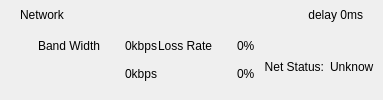
                  <widget class="QWidget" name="widget_network_bg" native="true">
                   <property name="maximumSize">
                    <size>
                     <width>16777215</width>
                     <height>200</height>
                    </size>
                   </property>
                   <layout class="QVBoxLayout" name="verticalLayout_12">
                    <property name="spacing">
                     <number>0</number>
                    </property>
                    <property name="leftMargin">
                     <number>0</number>
                    </property>
                    <property name="topMargin">
                     <number>0</number>
                    </property>
                    <property name="rightMargin">
                     <number>0</number>
                    </property>
                    <property name="bottomMargin">
                     <number>10</number>
                    </property>
                    <item>
                     <widget class="QWidget" name="widget_network_title" native="true">
                      <property name="maximumSize">
                       <size>
                        <width>16777215</width>
                        <height>30</height>
                       </size>
                      </property>
                      <layout class="QHBoxLayout" name="horizontalLayout_10">
                       <property name="spacing">
                        <number>0</number>
                       </property>
                       <property name="leftMargin">
                        <number>20</number>
                       </property>
                       <property name="topMargin">
                        <number>0</number>
                       </property>
                       <property name="rightMargin">
                        <number>20</number>
                       </property>
                       <property name="bottomMargin">
                        <number>0</number>
                       </property>
                       <item>
                        <widget class="QLabel" name="label_15">
                         <property name="text">
                          <string>Network</string>
                         </property>
                        </widget>
                       </item>
                       <item>
                        <widget class="QLabel" name="lb_network">
                         <property name="text">
                          <string>delay 0ms</string>
                         </property>
                         <property name="alignment">
                          <set>Qt::AlignRight|Qt::AlignTrailing|Qt::AlignVCenter</set>
                         </property>
                        </widget>
                       </item>
                      </layout>
                     </widget>
                    </item>
                    <item>
                     <widget class="QWidget" name="widget_14" native="true">
                      <layout class="QHBoxLayout" name="horizontalLayout_25">
                       <property name="spacing">
                        <number>0</number>
                       </property>
                       <property name="leftMargin">
                        <number>10</number>
                       </property>
                       <property name="topMargin">
                        <number>0</number>
                       </property>
                       <property name="rightMargin">
                        <number>0</number>
                       </property>
                       <property name="bottomMargin">
                        <number>0</number>
                       </property>
                       <item>
                        <widget class="QWidget" name="widget_21" native="true">
                         <layout class="QGridLayout" name="gridLayout_3">
                          <property name="leftMargin">
                           <number>10</number>
                          </property>
                          <property name="topMargin">
                           <number>0</number>
                          </property>
                          <property name="rightMargin">
                           <number>0</number>
                          </property>
                          <property name="bottomMargin">
                           <number>0</number>
                          </property>
                          <property name="spacing">
                           <number>5</number>
                          </property>
                          <item row="0" column="0">
                           <widget class="QLabel" name="label_18">
                            <property name="minimumSize">
                             <size>
                              <width>80</width>
                              <height>0</height>
                             </size>
                            </property>
                            <property name="maximumSize">
                             <size>
                              <width>80</width>
                              <height>16777215</height>
                             </size>
                            </property>
                            <property name="text">
                             <string>Band Width</string>
                            </property>
                            <property name="alignment">
                             <set>Qt::AlignRight|Qt::AlignTrailing|Qt::AlignVCenter</set>
                            </property>
                           </widget>
                          </item>
                          <item row="0" column="1">
                           <widget class="QLabel" name="lb_band_width_up_img">
                            <property name="minimumSize">
                             <size>
                              <width>15</width>
                              <height>15</height>
                             </size>
                            </property>
                            <property name="maximumSize">
                             <size>
                              <width>15</width>
                              <height>15</height>
                             </size>
                            </property>
                            <property name="text">
                             <string/>
                            </property>
                           </widget>
                          </item>
                          <item row="0" column="2">
                           <widget class="QLabel" name="lb_band_width_up">
                            <property name="text">
                             <string>0kbps</string>
                            </property>
                           </widget>
                          </item>
                          <item row="1" column="1">
                           <widget class="QLabel" name="lb_band_width_down_img">
                            <property name="minimumSize">
                             <size>
                              <width>15</width>
                              <height>15</height>
                             </size>
                            </property>
                            <property name="maximumSize">
                             <size>
                              <width>15</width>
                              <height>15</height>
                             </size>
                            </property>
                            <property name="text">
                             <string/>
                            </property>
                           </widget>
                          </item>
                          <item row="1" column="2">
                           <widget class="QLabel" name="lb_band_width_down">
                            <property name="text">
                             <string>0kbps</string>
                            </property>
                           </widget>
                          </item>
                         </layout>
                        </widget>
                       </item>
                       <item>
                        <widget class="QWidget" name="widget_15" native="true">
                         <layout class="QGridLayout" name="gridLayout_2">
                          <property name="leftMargin">
                           <number>0</number>
                          </property>
                          <property name="topMargin">
                           <number>0</number>
                          </property>
                          <property name="rightMargin">
                           <number>0</number>
                          </property>
                          <property name="bottomMargin">
                           <number>0</number>
                          </property>
                          <property name="spacing">
                           <number>5</number>
                          </property>
                          <item row="0" column="0">
                           <widget class="QLabel" name="label_14">
                            <property name="text">
                             <string>Loss Rate</string>
                            </property>
                            <property name="alignment">
                             <set>Qt::AlignRight|Qt::AlignTrailing|Qt::AlignVCenter</set>
                            </property>
                           </widget>
                          </item>
                          <item row="0" column="1">
                           <widget class="QLabel" name="lb_upLoss_img">
                            <property name="minimumSize">
                             <size>
                              <width>15</width>
                              <height>15</height>
                             </size>
                            </property>
                            <property name="maximumSize">
                             <size>
                              <width>15</width>
                              <height>15</height>
                             </size>
                            </property>
                            <property name="text">
                             <string/>
                            </property>
                           </widget>
                          </item>
                          <item row="0" column="2">
                           <widget class="QLabel" name="lb_upLoss">
                            <property name="text">
                             <string>0%</string>
                            </property>
                           </widget>
                          </item>
                          <item row="1" column="1">
                           <widget class="QLabel" name="lb_downLoss_img">
                            <property name="minimumSize">
                             <size>
                              <width>15</width>
                              <height>15</height>
                             </size>
                            </property>
                            <property name="maximumSize">
                             <size>
                              <width>15</width>
                              <height>15</height>
                             </size>
                            </property>
                            <property name="text">
                             <string/>
                            </property>
                           </widget>
                          </item>
                          <item row="1" column="2">
                           <widget class="QLabel" name="lb_downLoss">
                            <property name="text">
                             <string>0%</string>
                            </property>
                           </widget>
                          </item>
                         </layout>
                        </widget>
                       </item>
                       <item>
                        <widget class="QWidget" name="widget_23" native="true">
                         <layout class="QHBoxLayout" name="horizontalLayout_26">
                          <property name="topMargin">
                           <number>30</number>
                          </property>
                          <item>
                           <widget class="QLabel" name="label_23">
                            <property name="text">
                             <string>Net Status:</string>
                            </property>
                            <property name="alignment">
                             <set>Qt::AlignRight|Qt::AlignTop|Qt::AlignTrailing</set>
                            </property>
                           </widget>
                          </item>
                          <item>
                           <widget class="QLabel" name="lb_net_status">
                            <property name="text">
                             <string>Unknow</string>
                            </property>
                            <property name="alignment">
                             <set>Qt::AlignLeading|Qt::AlignLeft|Qt::AlignTop</set>
                            </property>
                           </widget>
                          </item>
                         </layout>
                        </widget>
                       </item>
                      </layout>
                     </widget>
                    </item>
                   </layout>
                  </widget>
